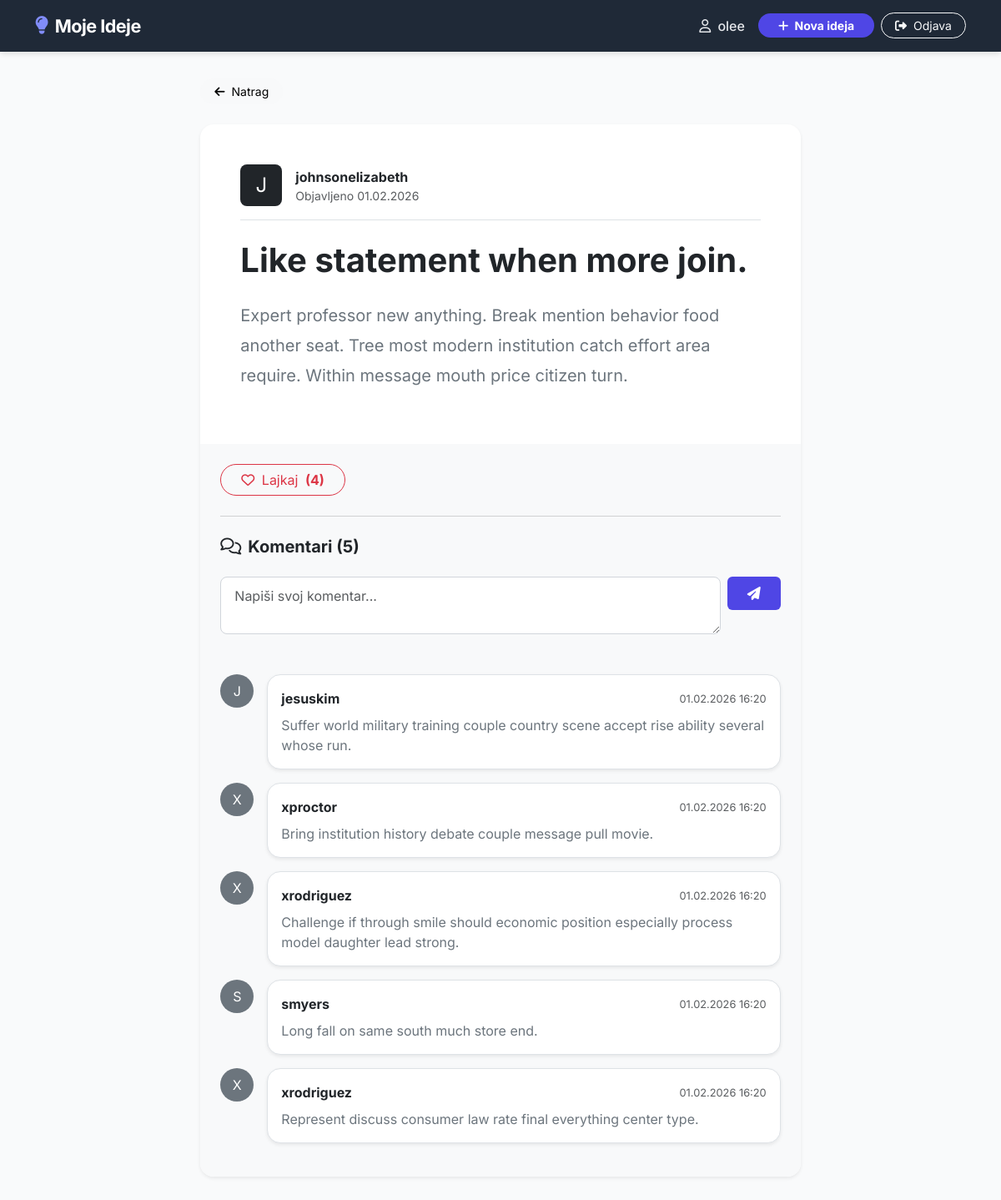
The app's page /post/35/ (signed in) with its own data.
### moj_app/models.py (models this page shows, shortened)
class Post(models.Model):
    title = models.CharField(max_length=200, verbose_name="Naslov")
    content = models.TextField(verbose_name="Sadržaj")
    author = models.ForeignKey(User, on_delete=models.CASCADE, related_name='posts')
    created_at = models.DateTimeField(auto_now_add=True)
    updated_at = models.DateTimeField(auto_now=True)
    def total_likes(self):
        return self.likes.count()

class Comment(models.Model):
    post = models.ForeignKey(Post, on_delete=models.CASCADE, related_name='comments')
    author = models.ForeignKey(User, on_delete=models.SET_NULL, null=True, blank=True)
    content = models.TextField(verbose_name="Komentar")
    created_at = models.DateTimeField(auto_now_add=True)
    class Meta:
        ordering = ['-created_at'] # Najnoviji komentari prvi
    @property
    def display_author(self):
        if self.author:
            return self.author.username
        return "Obrisani korisnik"

### moj_app/views.py (the view)
# urls.py: path('post/<int:pk>/', PostDetailView.as_view(), name='post_detail'),
class PostDetailView(DetailView):
    model = Post
    template_name = 'posts/post_detail.html'
    context_object_name = 'post'
    def get_context_data(self, **kwargs):
        context = super().get_context_data(**kwargs)
        context['comments'] = self.object.comments.all()
        context['form'] = CommentForm()
        is_liked = False
        if self.request.user.is_authenticated:
            if self.object.likes.filter(user=self.request.user).exists():
                is_liked = True
        context['is_liked'] = is_liked
        return context
    def post(self, request, *args, **kwargs):
        if not request.user.is_authenticated:
            return redirect('login')
        self.object = self.get_object()
        form = CommentForm(request.POST)
        if form.is_valid():
            comment = form.save(commit=False)
            comment.post = self.object
            comment.author = request.user
            comment.save()
            return redirect('post_detail', pk=self.object.pk)
        context = self.get_context_data(object=self.object)
        context['form'] = form
        return self.render_to_response(context)

### moj_app/forms.py
class CommentForm(forms.ModelForm):
    class Meta:
        model = Comment
        fields = ['content']
        widgets = {
            'content': forms.Textarea(attrs={
                'class': 'form-control',
                'rows': 2,
                'placeholder': 'Napiši svoj komentar...'
            }),
        }

### templates/posts/post_detail.html (shortened to what this page needs)
{% extends 'base.html' %}
{% block content %}
<div class="row justify-content-center">
    <div class="col-lg-10">
        <a href="{% url 'post_list' %}" class="btn btn-light btn-sm mb-4 rounded-pill px-3">
            <i class="fas fa-arrow-left me-1"></i> Natrag
        </a>
        <div class="card border-0 shadow-sm rounded-4 overflow-hidden mb-5">
            <div class="card-body p-4 p-lg-5">
                <div class="d-flex justify-content-between align-items-start mb-4 pb-3 border-bottom">
                    <div class="d-flex align-items-center">
                        <div class="bg-dark text-white rounded-3 d-flex align-items-center justify-content-center me-3" style="width: 50px; height: 50px;">
                            <span class="fs-4">{{ post.author.username|slice:":1"|upper }}</span>
                        </div>
                        <div>
                            <div class="fw-bold">{{ post.author.username }}</div>
                            <div class="text-muted small">Objavljeno {{ post.created_at|date:"d.m.Y" }}</div>
                        </div>
                    </div>
                </div>
                <h1 class="display-6 fw-bold mb-4">{{ post.title }}</h1>
                <div class="content-body fs-5 text-secondary" style="line-height: 1.8;">
                    {{ post.content|linebreaks }}
                </div>
            </div>
            <div class="card-footer bg-light p-4 border-top-0">
                <div class="mb-4">
                    {% if user.is_authenticated %}
                        <form action="{% url 'like_post' post.pk %}" method="POST">
                            <button type="submit" class="btn {% if is_liked %}btn-danger{% else %}btn-outline-danger{% endif %} rounded-pill px-4">
                                <i class="{% if is_liked %}fas{% else %}far{% endif %} fa-heart me-1"></i>
                                {% if is_liked %}Sviđa mi se{% else %}Lajkaj{% endif %}
                                <span class="ms-1 fw-bold">({{ post.total_likes }})</span>
                            </button>
                        </form>
                    {% else %}
                        <a href="{% url 'login' %}" class="btn btn-outline-danger rounded-pill px-4">
                            <i class="far fa-heart me-1"></i> Lajkaj ({{ post.total_likes }})
                        </a>
                    {% endif %}
                </div>
                <hr class="text-muted opacity-25 my-4">
                <h5 class="fw-bold mb-4">
                    <i class="far fa-comments me-2"></i>Komentari ({{ comments.count }})
                </h5>
                {% if user.is_authenticated %}
                    <div class="mb-5">
                        <form method="post">
                            <div class="d-flex gap-2 align-items-start">
                                <div class="flex-grow-1">
                                    {{ form.content }}
                                </div>
                                <button type="submit" class="btn btn-primary px-4 py-2">
                                    <i class="fas fa-paper-plane"></i>
                                </button>
                            </div>
                        </form>
                    </div>
                {% else %}
                    <div class="alert alert-secondary rounded-3 mb-4 text-center">
                        Molimo <a href="{% url 'login' %}" class="fw-bold">prijavite se</a> ako želite komentirati.
                    </div>
                {% endif %}
                <div class="comments-list">
                    {% for comment in comments %}
                        <div class="d-flex gap-3 mb-3">
                            <div class="bg-secondary text-white rounded-circle d-flex align-items-center justify-content-center flex-shrink-0" style="width: 40px; height: 40px;">
                                {{ comment.display_author|slice:":1"|upper }}
                            </div>
                            <div class="bg-white p-3 rounded-4 shadow-sm w-100 border">
                                <div class="d-flex justify-content-between align-items-center mb-2">
                                    <strong class="text-dark">{{ comment.display_author }}</strong>
                                    <small class="text-muted" style="font-size: 0.8rem;">{{ comment.created_at|date:"d.m.Y H:i" }}</small>
                                </div>
                                <p class="mb-0 text-secondary" style="white-space: pre-wrap;">{{ comment.content }}</p>
                            </div>
                        </div>
                    {% empty %}
                        <div class="text-center py-4 text-muted opacity-75">
                            <i class="far fa-comment-dots fa-2x mb-2"></i>
                            <p>Još nema komentara. Budite prvi koji će podijeliti mišljenje!</p>
                        </div>
                    {% endfor %}
                </div>
            </div>
        </div>
    </div>
</div>
{% endblock %}

### templates/base.html (shortened to what this page needs)
<!DOCTYPE html>
<html lang="hr">
<head>
    <link href="https://cdn.jsdelivr.net/npm/bootstrap@5.3.0/dist/css/bootstrap.min.css" rel="stylesheet">
    <link rel="stylesheet" href="https://cdnjs.cloudflare.com/ajax/libs/font-awesome/6.4.0/css/all.min.css">
</head>
<body>
    <nav class="navbar navbar-expand-lg navbar-dark fixed-top">
        <div class="container">
            <a class="navbar-brand d-flex align-items-center gap-2" href="{% url 'post_list' %}">
                <i class="fas fa-lightbulb"></i> Moje Ideje
            </a>
            <div class="collapse navbar-collapse" id="navbarContent">
                <ul class="navbar-nav ms-auto align-items-lg-center gap-2 mt-3 mt-lg-0">
                    {% if user.is_authenticated %}
                        <li class="nav-item">
                            <span class="nav-link disabled text-white-50">
                                <i class="far fa-user me-1"></i> {{ user.username }}
                            </span>
                        </li>
                        <li class="nav-item">
                            <a href="{% url 'post_create' %}" class="btn btn-primary btn-sm rounded-pill px-4 w-100 fw-bold">
                                <i class="fas fa-plus me-1"></i> Nova ideja
                            </a>
                        </li>
                        <li class="nav-item">
                            <form action="{% url 'logout' %}" method="post" class="d-flex">
                                <button type="submit" class="btn btn-outline-light btn-sm rounded-pill px-3 w-100">
                                    <i class="fas fa-sign-out-alt me-1"></i> Odjava
                                </button>
                            </form>
                        </li>
                    {% endif %}
                </ul>
            </div>
        </div>
    </nav>
    <div class="main-container">
        {% block content %}
        {% endblock %}
    </div>
</body>
</html>

### templates/base.html (style rules this page uses)
:root { --primary-color: #4f46e5; --primary-hover: #4338ca; --bg-color: #f9fafb; --nav-bg: #1f2937; }
body { background-color: var(--bg-color); font-family: 'Inter', sans-serif; color: #1f2937; padding-top: 70px; min-height: 100vh; display: flex; flex-direction: column; }
.navbar { background-color: var(--nav-bg) !important; box-shadow: 0 4px 6px -1px rgba(0,0,0,0.1); padding: 0.6rem 0; }
.navbar-brand { font-weight: 700; font-size: 1.35rem; letter-spacing: -0.025em; color: white !important; }
.navbar-brand i { color: #818cf8; }
.nav-link { color: #e5e7eb !important; font-weight: 500; }
.main-container { width: 100%; max-width: 900px; margin: 0 auto; padding: 1.5rem 1rem; flex: 1; }
.form-control { padding: 0.6rem 1rem; border-radius: 0.5rem; border: 1px solid #d1d5db; }
.btn-primary { background-color: var(--primary-color); border: none; }

### records on screen
Post: author.username "J", author.username "johnsonelizabeth", created_at "01.02.2026", title "Like statement when more join.", content "Expert professor new anything. Break mention behavior food another seat. Tree most modern institution catch effort area require. Within message mouth price citizen turn.", total_likes "4", count "5"
Comment: display_author "J", display_author "jesuskim", created_at "01.02.2026 16:20", content "Suffer world military training couple country scene accept rise ability several whose run."
Comment: display_author "X", display_author "xproctor", created_at "01.02.2026 16:20", content "Bring institution history debate couple message pull movie."
Comment: display_author "X", display_author "xrodriguez", created_at "01.02.2026 16:20", content "Challenge if through smile should economic position especially process model daughter lead strong."
Comment: display_author "S", display_author "smyers", created_at "01.02.2026 16:20", content "Long fall on same south much store end."
Comment: display_author "X", display_author "xrodriguez", created_at "01.02.2026 16:20", content "Represent discuss consumer law rate final everything center type."

### other values on screen
{{ user.username }} "olee"
